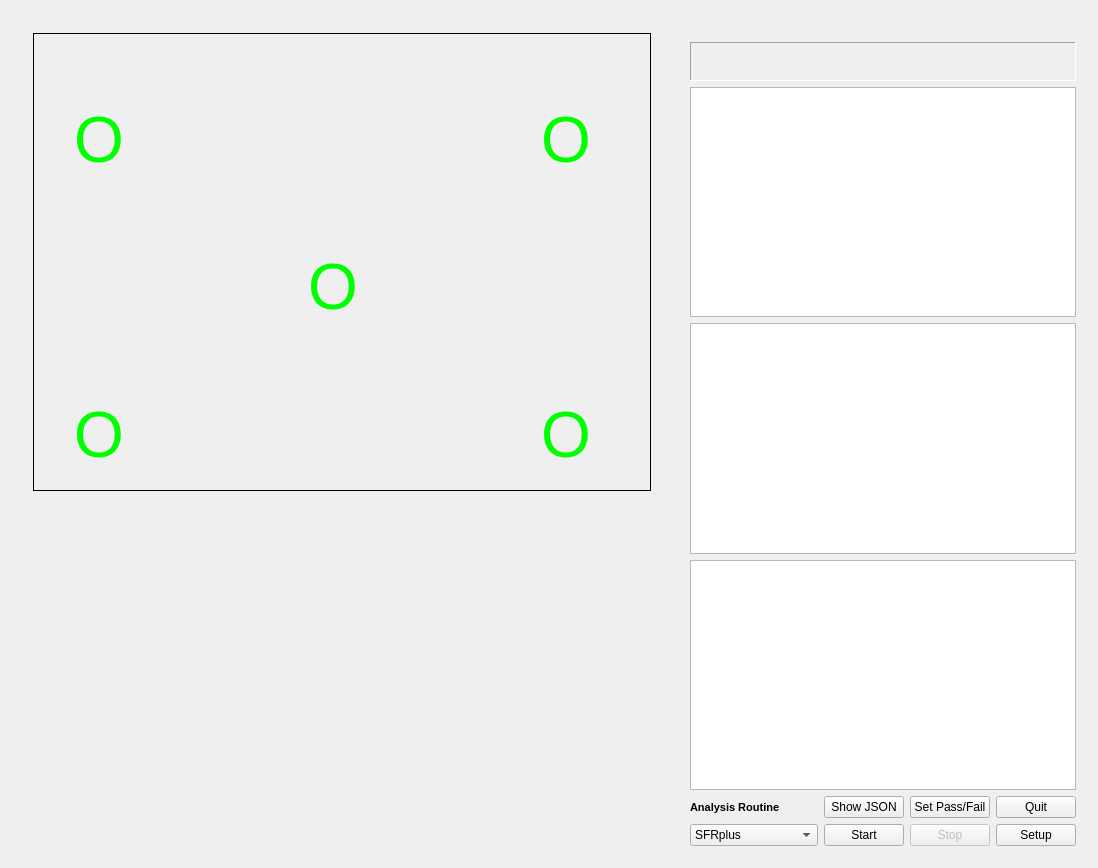
<?xml version="1.0" encoding="UTF-8"?>
<ui version="4.0">
 <class>OperatorConsoleDialog</class>
 <widget class="QDialog" name="OperatorConsoleDialog">
  <property name="geometry">
   <rect>
    <x>0</x>
    <y>0</y>
    <width>1098</width>
    <height>868</height>
   </rect>
  </property>
  <property name="windowTitle">
   <string>Imatest IT Operator Console</string>
  </property>
  <property name="sizeGripEnabled">
   <bool>false</bool>
  </property>
  <property name="modal">
   <bool>false</bool>
  </property>
  <layout class="QHBoxLayout" name="horizontalLayout_12">
   <item>
    <widget class="QWidget" name="verticalWidget" native="true">
     <property name="sizePolicy">
      <sizepolicy hsizetype="Preferred" vsizetype="Preferred">
       <horstretch>0</horstretch>
       <verstretch>0</verstretch>
      </sizepolicy>
     </property>
     <property name="autoFillBackground">
      <bool>false</bool>
     </property>
     <layout class="QVBoxLayout" name="imageColumn">
      <property name="sizeConstraint">
       <enum>QLayout::SetDefaultConstraint</enum>
      </property>
      <item>
       <widget class="QWidget" name="imageDisplayWidget" native="true">
        <property name="minimumSize">
         <size>
          <width>640</width>
          <height>480</height>
         </size>
        </property>
        <layout class="QGridLayout" name="gridLayout_2">
         <item row="0" column="0">
          <widget class="QLabel" name="image">
           <property name="autoFillBackground">
            <bool>true</bool>
           </property>
           <property name="frameShape">
            <enum>QFrame::Box</enum>
           </property>
           <property name="text">
            <string/>
           </property>
          </widget>
         </item>
        </layout>
        <widget class="QWidget" name="layoutWidget">
         <property name="geometry">
          <rect>
           <x>30</x>
           <y>60</y>
           <width>561</width>
           <height>411</height>
          </rect>
         </property>
         <layout class="QHBoxLayout" name="qsoHoritzontalLayout">
          <item>
           <layout class="QVBoxLayout" name="qsoLeftVerticalLayout">
            <item>
             <widget class="QStackedWidget" name="qsoUL">
              <property name="sizePolicy">
               <sizepolicy hsizetype="Fixed" vsizetype="Fixed">
                <horstretch>0</horstretch>
                <verstretch>0</verstretch>
               </sizepolicy>
              </property>
              <property name="cursor">
               <cursorShape>BlankCursor</cursorShape>
              </property>
              <property name="currentIndex">
               <number>0</number>
              </property>
              <widget class="QWidget" name="page_3">
               <layout class="QHBoxLayout" name="horizontalLayout">
                <item>
                 <widget class="QLabel" name="ulpassed">
                  <property name="font">
                   <font>
                    <pointsize>48</pointsize>
                   </font>
                  </property>
                  <property name="styleSheet">
                   <string notr="true">color: rgb(0, 255, 0);</string>
                  </property>
                  <property name="text">
                   <string>O</string>
                  </property>
                  <property name="alignment">
                   <set>Qt::AlignCenter</set>
                  </property>
                 </widget>
                </item>
               </layout>
              </widget>
              <widget class="QWidget" name="page_4">
               <layout class="QHBoxLayout" name="horizontalLayout_2">
                <item>
                 <widget class="QLabel" name="ulfailed">
                  <property name="font">
                   <font>
                    <pointsize>48</pointsize>
                   </font>
                  </property>
                  <property name="styleSheet">
                   <string notr="true">color: rgb(255, 0, 0);</string>
                  </property>
                  <property name="text">
                   <string>X</string>
                  </property>
                  <property name="alignment">
                   <set>Qt::AlignCenter</set>
                  </property>
                 </widget>
                </item>
               </layout>
              </widget>
             </widget>
            </item>
            <item>
             <spacer name="verticalSpacer">
              <property name="orientation">
               <enum>Qt::Vertical</enum>
              </property>
              <property name="sizeHint" stdset="0">
               <size>
                <width>20</width>
                <height>40</height>
               </size>
              </property>
             </spacer>
            </item>
            <item>
             <widget class="QStackedWidget" name="qsoLL">
              <property name="sizePolicy">
               <sizepolicy hsizetype="Fixed" vsizetype="Fixed">
                <horstretch>0</horstretch>
                <verstretch>0</verstretch>
               </sizepolicy>
              </property>
              <property name="currentIndex">
               <number>0</number>
              </property>
              <widget class="QWidget" name="page_5">
               <layout class="QHBoxLayout" name="horizontalLayout_6">
                <item>
                 <widget class="QLabel" name="llPassed">
                  <property name="font">
                   <font>
                    <pointsize>48</pointsize>
                   </font>
                  </property>
                  <property name="styleSheet">
                   <string notr="true">color: rgb(0, 255, 0);</string>
                  </property>
                  <property name="text">
                   <string>O</string>
                  </property>
                  <property name="alignment">
                   <set>Qt::AlignCenter</set>
                  </property>
                 </widget>
                </item>
               </layout>
              </widget>
              <widget class="QWidget" name="page_6">
               <layout class="QHBoxLayout" name="horizontalLayout_7">
                <item>
                 <widget class="QLabel" name="llFailed">
                  <property name="font">
                   <font>
                    <pointsize>48</pointsize>
                   </font>
                  </property>
                  <property name="styleSheet">
                   <string notr="true">color: rgb(255, 0, 0);</string>
                  </property>
                  <property name="text">
                   <string>X</string>
                  </property>
                  <property name="alignment">
                   <set>Qt::AlignCenter</set>
                  </property>
                 </widget>
                </item>
               </layout>
              </widget>
             </widget>
            </item>
           </layout>
          </item>
          <item>
           <spacer name="horizontalSpacer">
            <property name="orientation">
             <enum>Qt::Horizontal</enum>
            </property>
            <property name="sizeHint" stdset="0">
             <size>
              <width>40</width>
              <height>20</height>
             </size>
            </property>
           </spacer>
          </item>
          <item>
           <widget class="QStackedWidget" name="qsoCenter">
            <property name="sizePolicy">
             <sizepolicy hsizetype="Fixed" vsizetype="Fixed">
              <horstretch>0</horstretch>
              <verstretch>0</verstretch>
             </sizepolicy>
            </property>
            <property name="currentIndex">
             <number>0</number>
            </property>
            <widget class="QWidget" name="page_1">
             <layout class="QHBoxLayout" name="horizontalLayout_4">
              <item>
               <widget class="QLabel" name="centerPassed">
                <property name="font">
                 <font>
                  <pointsize>48</pointsize>
                 </font>
                </property>
                <property name="styleSheet">
                 <string notr="true">color: rgb(0, 255, 0);</string>
                </property>
                <property name="text">
                 <string>O</string>
                </property>
                <property name="alignment">
                 <set>Qt::AlignCenter</set>
                </property>
               </widget>
              </item>
             </layout>
            </widget>
            <widget class="QWidget" name="page_2">
             <layout class="QHBoxLayout" name="horizontalLayout_5">
              <item>
               <widget class="QLabel" name="centerFailed">
                <property name="font">
                 <font>
                  <pointsize>48</pointsize>
                 </font>
                </property>
                <property name="styleSheet">
                 <string notr="true">color: rgb(255, 0, 0);</string>
                </property>
                <property name="text">
                 <string>X</string>
                </property>
                <property name="alignment">
                 <set>Qt::AlignCenter</set>
                </property>
               </widget>
              </item>
             </layout>
            </widget>
           </widget>
          </item>
          <item>
           <spacer name="horizontalSpacer_2">
            <property name="orientation">
             <enum>Qt::Horizontal</enum>
            </property>
            <property name="sizeHint" stdset="0">
             <size>
              <width>40</width>
              <height>20</height>
             </size>
            </property>
           </spacer>
          </item>
          <item>
           <layout class="QVBoxLayout" name="qsoRightVerticalLayout">
            <item>
             <widget class="QStackedWidget" name="qsoUR">
              <property name="sizePolicy">
               <sizepolicy hsizetype="Fixed" vsizetype="Fixed">
                <horstretch>0</horstretch>
                <verstretch>0</verstretch>
               </sizepolicy>
              </property>
              <property name="currentIndex">
               <number>0</number>
              </property>
              <widget class="QWidget" name="passed_2">
               <layout class="QHBoxLayout" name="horizontalLayout_10">
                <item>
                 <widget class="QLabel" name="labelPassed_3">
                  <property name="font">
                   <font>
                    <pointsize>48</pointsize>
                   </font>
                  </property>
                  <property name="styleSheet">
                   <string notr="true">color: rgb(0, 255, 0);</string>
                  </property>
                  <property name="text">
                   <string>O</string>
                  </property>
                  <property name="alignment">
                   <set>Qt::AlignCenter</set>
                  </property>
                 </widget>
                </item>
               </layout>
              </widget>
              <widget class="QWidget" name="failed_2">
               <layout class="QHBoxLayout" name="horizontalLayout_11">
                <item>
                 <widget class="QLabel" name="labelFailed_3">
                  <property name="font">
                   <font>
                    <pointsize>48</pointsize>
                   </font>
                  </property>
                  <property name="styleSheet">
                   <string notr="true">color: rgb(255, 0, 0);</string>
                  </property>
                  <property name="text">
                   <string>X</string>
                  </property>
                  <property name="alignment">
                   <set>Qt::AlignCenter</set>
                  </property>
                 </widget>
                </item>
               </layout>
              </widget>
             </widget>
            </item>
            <item>
             <spacer name="verticalSpacer_2">
              <property name="orientation">
               <enum>Qt::Vertical</enum>
              </property>
              <property name="sizeHint" stdset="0">
               <size>
                <width>20</width>
                <height>40</height>
               </size>
              </property>
             </spacer>
            </item>
            <item>
             <widget class="QStackedWidget" name="qsoLR">
              <property name="sizePolicy">
               <sizepolicy hsizetype="Fixed" vsizetype="Fixed">
                <horstretch>0</horstretch>
                <verstretch>0</verstretch>
               </sizepolicy>
              </property>
              <property name="currentIndex">
               <number>0</number>
              </property>
              <widget class="QWidget" name="page_7">
               <layout class="QHBoxLayout" name="horizontalLayout_8">
                <item>
                 <widget class="QLabel" name="lrPassed">
                  <property name="font">
                   <font>
                    <pointsize>48</pointsize>
                   </font>
                  </property>
                  <property name="styleSheet">
                   <string notr="true">color: rgb(0, 255, 0);</string>
                  </property>
                  <property name="text">
                   <string>O</string>
                  </property>
                  <property name="alignment">
                   <set>Qt::AlignCenter</set>
                  </property>
                 </widget>
                </item>
               </layout>
              </widget>
              <widget class="QWidget" name="page_8">
               <layout class="QHBoxLayout" name="horizontalLayout_9">
                <item>
                 <widget class="QLabel" name="llFailed_2">
                  <property name="font">
                   <font>
                    <pointsize>48</pointsize>
                   </font>
                  </property>
                  <property name="styleSheet">
                   <string notr="true">color: rgb(255, 0, 0);</string>
                  </property>
                  <property name="text">
                   <string>X</string>
                  </property>
                  <property name="alignment">
                   <set>Qt::AlignCenter</set>
                  </property>
                 </widget>
                </item>
               </layout>
              </widget>
             </widget>
            </item>
           </layout>
          </item>
         </layout>
        </widget>
        <widget class="QLabel" name="labelFps">
         <property name="enabled">
          <bool>true</bool>
         </property>
         <property name="geometry">
          <rect>
           <x>280</x>
           <y>480</y>
           <width>71</width>
           <height>16</height>
          </rect>
         </property>
         <property name="font">
          <font>
           <weight>50</weight>
           <bold>false</bold>
          </font>
         </property>
         <property name="styleSheet">
          <string notr="true">color: rgb(255, 255, 255);</string>
         </property>
         <property name="text">
          <string>0.00 fps</string>
         </property>
         <property name="alignment">
          <set>Qt::AlignCenter</set>
         </property>
        </widget>
        <zorder>labelFps</zorder>
        <zorder>image</zorder>
        <zorder>layoutWidget</zorder>
       </widget>
      </item>
      <item>
       <spacer name="verticalSpacer_3">
        <property name="orientation">
         <enum>Qt::Vertical</enum>
        </property>
        <property name="sizeHint" stdset="0">
         <size>
          <width>20</width>
          <height>50</height>
         </size>
        </property>
       </spacer>
      </item>
     </layout>
    </widget>
   </item>
   <item>
    <widget class="QWidget" name="moveableWidget" native="true">
     <layout class="QVBoxLayout" name="verticalLayout_2">
      <item>
       <widget class="QLabel" name="logo">
        <property name="text">
         <string/>
        </property>
        <property name="pixmap">
         <pixmap>Data/imatest_logo.png</pixmap>
        </property>
       </widget>
      </item>
      <item>
       <widget class="QLabel" name="status">
        <property name="font">
         <font>
          <pointsize>24</pointsize>
          <weight>50</weight>
          <bold>false</bold>
         </font>
        </property>
        <property name="autoFillBackground">
         <bool>true</bool>
        </property>
        <property name="frameShape">
         <enum>QFrame::Panel</enum>
        </property>
        <property name="frameShadow">
         <enum>QFrame::Sunken</enum>
        </property>
        <property name="text">
         <string/>
        </property>
        <property name="textFormat">
         <enum>Qt::PlainText</enum>
        </property>
        <property name="alignment">
         <set>Qt::AlignCenter</set>
        </property>
       </widget>
      </item>
      <item>
       <widget class="QPlainTextEdit" name="reasonText"/>
      </item>
      <item>
       <widget class="QPlainTextEdit" name="summaryText"/>
      </item>
      <item>
       <widget class="QPlainTextEdit" name="logText"/>
      </item>
      <item>
       <layout class="QHBoxLayout" name="horizontalLayout_3">
        <item>
         <layout class="QVBoxLayout" name="verticalLayout">
          <item>
           <widget class="QLabel" name="label">
            <property name="font">
             <font>
              <pointsize>8</pointsize>
              <weight>75</weight>
              <bold>true</bold>
             </font>
            </property>
            <property name="text">
             <string>Analysis Routine</string>
            </property>
           </widget>
          </item>
          <item>
           <widget class="QComboBox" name="analysisComboBox">
            <property name="currentIndex">
             <number>2</number>
            </property>
            <item>
             <property name="text">
              <string>Arbitrary Charts</string>
             </property>
            </item>
            <item>
             <property name="text">
              <string>Blemish</string>
             </property>
            </item>
            <item>
             <property name="text">
              <string>SFRplus</string>
             </property>
            </item>
            <item>
             <property name="text">
              <string>SFRreg</string>
             </property>
            </item>
           </widget>
          </item>
         </layout>
        </item>
        <item>
         <layout class="QGridLayout" name="buttonGridLayout">
          <item row="1" column="1">
           <widget class="QPushButton" name="btnStop">
            <property name="enabled">
             <bool>false</bool>
            </property>
            <property name="text">
             <string>Stop</string>
            </property>
            <property name="autoDefault">
             <bool>false</bool>
            </property>
           </widget>
          </item>
          <item row="0" column="0">
           <widget class="QPushButton" name="btnJSON">
            <property name="text">
             <string>Show JSON</string>
            </property>
            <property name="autoDefault">
             <bool>false</bool>
            </property>
           </widget>
          </item>
          <item row="0" column="1">
           <widget class="QPushButton" name="btnPassFail">
            <property name="text">
             <string>Set Pass/Fail</string>
            </property>
            <property name="autoDefault">
             <bool>false</bool>
            </property>
           </widget>
          </item>
          <item row="1" column="0">
           <widget class="QPushButton" name="btnStart">
            <property name="text">
             <string>Start</string>
            </property>
            <property name="autoDefault">
             <bool>false</bool>
            </property>
           </widget>
          </item>
          <item row="0" column="2">
           <widget class="QPushButton" name="btnQuit">
            <property name="text">
             <string>Quit</string>
            </property>
            <property name="autoDefault">
             <bool>false</bool>
            </property>
           </widget>
          </item>
          <item row="1" column="2">
           <widget class="QPushButton" name="btnSetup">
            <property name="text">
             <string>Setup</string>
            </property>
            <property name="autoDefault">
             <bool>false</bool>
            </property>
           </widget>
          </item>
         </layout>
        </item>
       </layout>
      </item>
     </layout>
    </widget>
   </item>
  </layout>
  <zorder>moveableWidget</zorder>
  <zorder>verticalWidget</zorder>
 </widget>
 <layoutdefault spacing="6" margin="11"/>
 <resources/>
 <connections/>
</ui>
